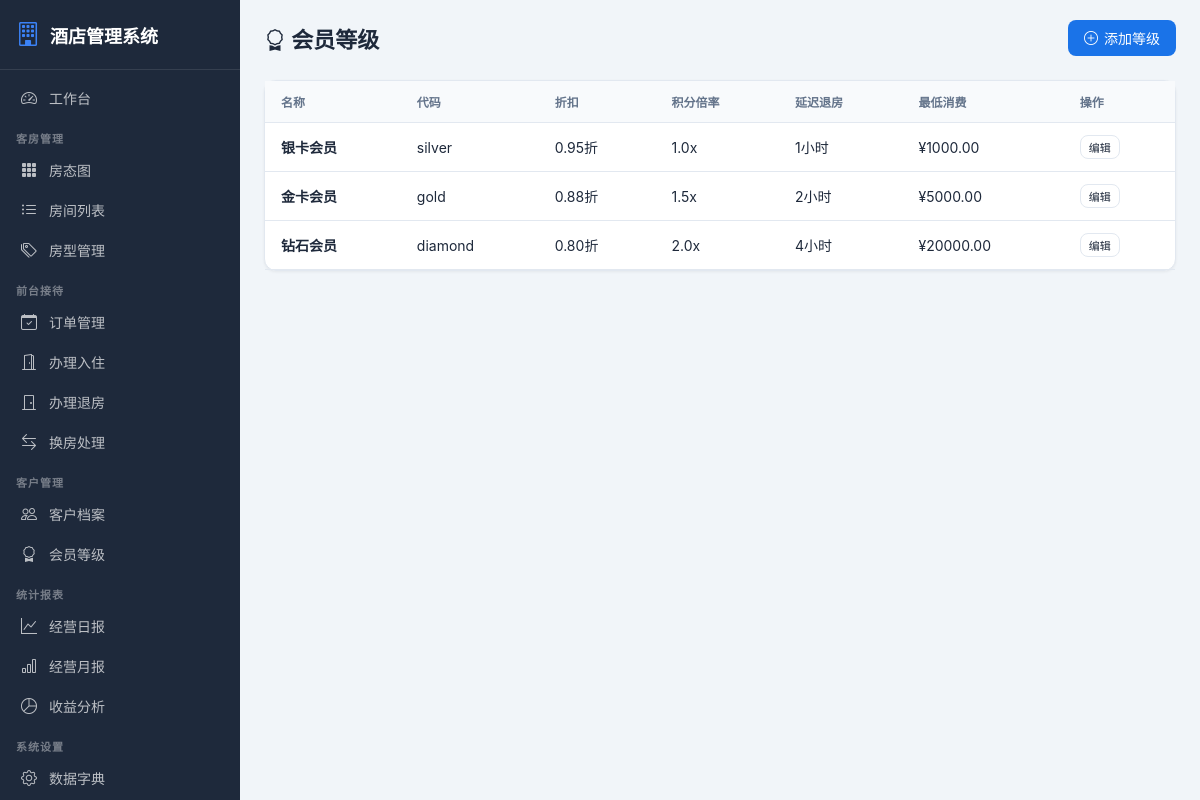
The page /customers/membership/ (signed in) on the database its author committed.
### customers/models.py (models this page shows, shortened)
class MembershipLevel(models.Model):
    name = models.CharField(verbose_name="等级名称", max_length=50, unique=True)
    code = models.CharField(verbose_name="等级代码", max_length=20, unique=True)
    discount = models.DecimalField(verbose_name="折扣率", max_digits=3, decimal_places=2, default=1.0, help_text="0.85表示85折")
    points_rate = models.DecimalField(verbose_name="积分倍率", max_digits=3, decimal_places=1, default=1.0)
    late_checkout_hours = models.IntegerField(verbose_name="延迟退房(小时)", default=0)
    min_spending = models.DecimalField(verbose_name="最低消费门槛", max_digits=10, decimal_places=2, default=0)
    description = models.TextField(verbose_name="等级说明", blank=True)
    created_at = models.DateTimeField(verbose_name="创建时间", auto_now_add=True)
    class Meta:
        verbose_name = "会员等级"
        verbose_name_plural = "会员等级"

### customers/views.py (the view)
# urls.py: path("membership/", views.membership_list, name="membership_list"),
@login_required
def membership_list(request):
    levels = MembershipLevel.objects.all()
    return render(request, "customers/membership_list.html", {"levels": levels})

### customers/templates/customers/membership_list.html (shortened to what this page needs)
{% extends 'base.html' %}
{% block content %}
<div class="page-header"><h1><i class="bi bi-award"></i> 会员等级</h1>
<a href="{% url 'customers:membership_create' %}" class="btn btn-primary"><i class="bi bi-plus-circle"></i> 添加等级</a></div>
<div class="card"><div class="card-body" style="padding:0">
<table class="table">
<thead><tr><th>名称</th><th>代码</th><th>折扣</th><th>积分倍率</th><th>延迟退房</th><th>最低消费</th><th>操作</th></tr></thead>
<tbody>
{% for l in levels %}
<tr><td><strong>{{ l.name }}</strong></td><td>{{ l.code }}</td><td>{{ l.discount }}折</td>
<td>{{ l.points_rate }}x</td><td>{{ l.late_checkout_hours }}小时</td>
<td>¥{{ l.min_spending }}</td>
<td><a href="{% url 'customers:membership_edit' l.pk %}" class="btn btn-outline btn-xs">编辑</a></td></tr>
{% empty %}
<tr><td colspan="7" style="text-align:center;color:var(--text-light);padding:30px">暂无会员等级</td></tr>
{% endfor %}
</tbody></table></div></div>
{% endblock %}

### static/css/style.css (style rules this page uses)
:root { --primary: #1a73e8; --primary-dark: #1557b0; --sidebar-bg: #1e293b; --sidebar-hover: #334155; --bg: #f1f5f9; --card-bg: #ffffff; --text: #1e293b; --text-light: #64748b; --border: #e2e8f0; --success: #10b981; --warning: #f59e0b; --danger: #ef4444; --info: #3b82f6; }
* { margin: 0; padding: 0; box-sizing: border-box; }
body { font-family: -apple-system, BlinkMacSystemFont, "Segoe UI", Roboto, "PingFang SC", "Microsoft YaHei", sans-serif; background: var(--bg); color: var(--text); display: flex; min-height: 100vh; }
.page-header { display: flex; justify-content: space-between; align-items: center; margin-bottom: 24px; }
.page-header h1 { font-size: 22px; font-weight: 700; }
.card { background: var(--card-bg); border-radius: 12px; box-shadow: 0 1px 3px rgba(0,0,0,0.06); border: 1px solid var(--border); margin-bottom: 16px; }
.card-body { padding: 20px; }
.table { width: 100%; border-collapse: collapse; }
.table th { text-align: left; padding: 12px 16px; font-size: 12px; font-weight: 600; text-transform: uppercase; color: var(--text-light); background: #f8fafc; border-bottom: 1px solid var(--border); }
.table td { padding: 12px 16px; border-bottom: 1px solid var(--border); font-size: 14px; }
.btn { display: inline-flex; align-items: center; gap: 6px; padding: 8px 16px; border-radius: 8px; font-size: 14px; font-weight: 500; border: none; cursor: pointer; text-decoration: none; transition: all 0.15s; }
.btn-primary { background: var(--primary); color: #fff; }
.btn-outline { background: transparent; border: 1px solid var(--border); color: var(--text); }
.btn-xs { padding: 3px 8px; font-size: 11px; }

### rows shown on the page
MembershipLevel: name "银卡会员", code "silver", discount "0.95", points_rate "1.0", late_checkout_hours "1", min_spending "1000.00"
MembershipLevel: name "金卡会员", code "gold", discount "0.88", points_rate "1.5", late_checkout_hours "2", min_spending "5000.00"
MembershipLevel: name "钻石会员", code "diamond", discount "0.80", points_rate "2.0", late_checkout_hours "4", min_spending "20000.00"
